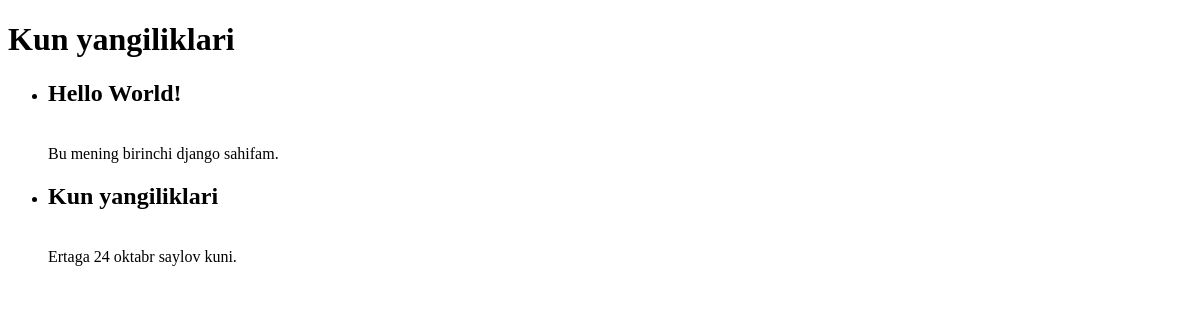
Before: / with the older database file.
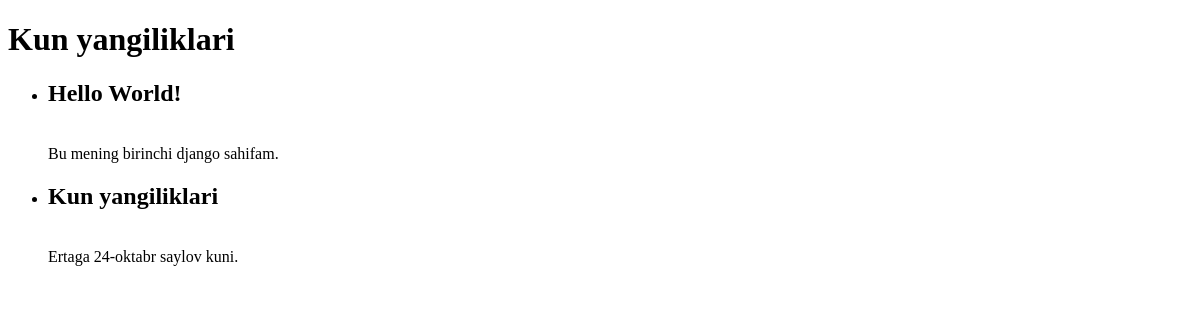
After: the same page with the newer database file.
### news/models.py (models this page shows, shortened)
class Post(models.Model):
    title = models.CharField(max_length=150)
    text = models.TextField()

### news/views.py (the view)
# urls.py: path('',HomePageView.as_view(), name='home'),
class HomePageView(ListView):
    model = Post
    template_name = 'home.html'

### templates/home.html (shortened to what this page needs)
<!DOCTYPE html>
<html lang="en">
<head>
</head>
<body>
<h1>Kun yangiliklari</h1>
<ul>
    {% for post in object_list %}
    <li><h2>{{ post.title }}</h2> <br> {{ post.text }}</li>
    {% endfor %}
</ul>
</body>
</html>

Changed rows visible on the page:
changed Post "Kun yangiliklari": text "Ertaga 24 oktabr saylov kuni." → "Ertaga 24-oktabr saylov kuni."
